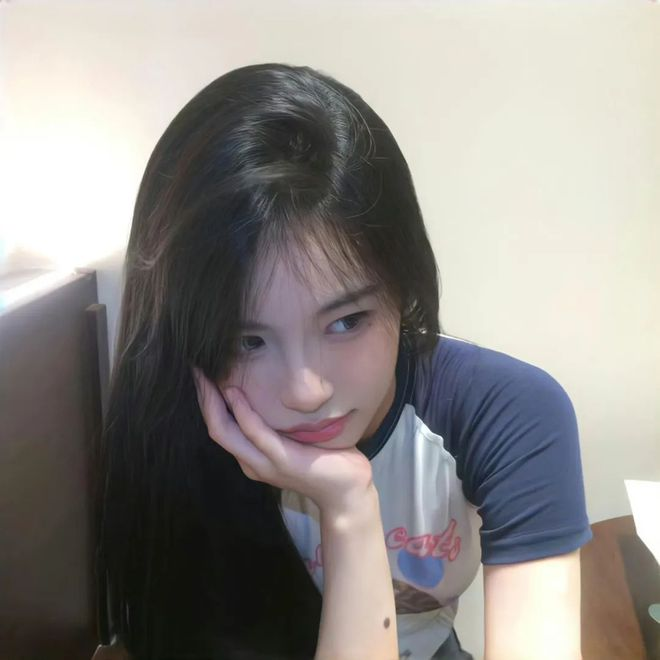
#> input picture 程文金/week03/test_img.jpeg, 660 x 660 px
$ python balanced.py
#> lines starting #> are read from the running program, lines starting #| are printed output that depends on the picture
import cv2
import numpy as np
from matplotlib import pyplot as plt

img_src = cv2.imread("test_img.jpeg")
#> img_src is the input picture: shape (660, 660, 3); mean B, G, R 137.7, 141.2, 144.9
img_gray = cv2.cvtColor(img_src, cv2.COLOR_BGR2GRAY)
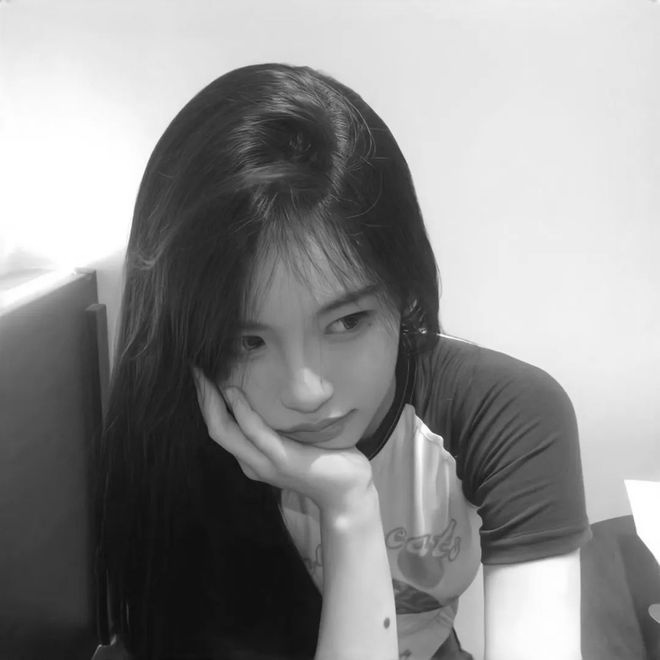
#> img_gray: shape (660, 660); min 10, max 255, mean 141.9
img_des = cv2.equalizeHist(img_gray)
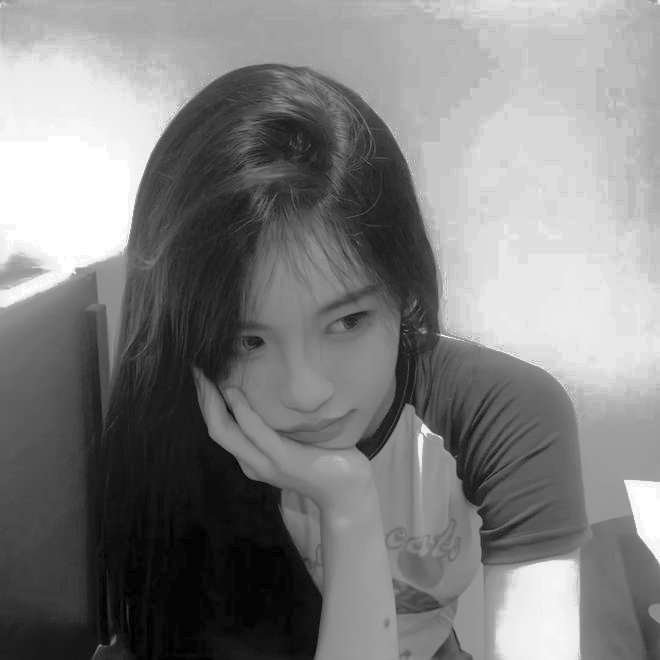
#> img_des: shape (660, 660); min 0, max 255, mean 128.7

# [5 lines of commented-out code are left out]

cv2.imshow("Histogram Equalization", np.hstack([img_gray, img_des]))
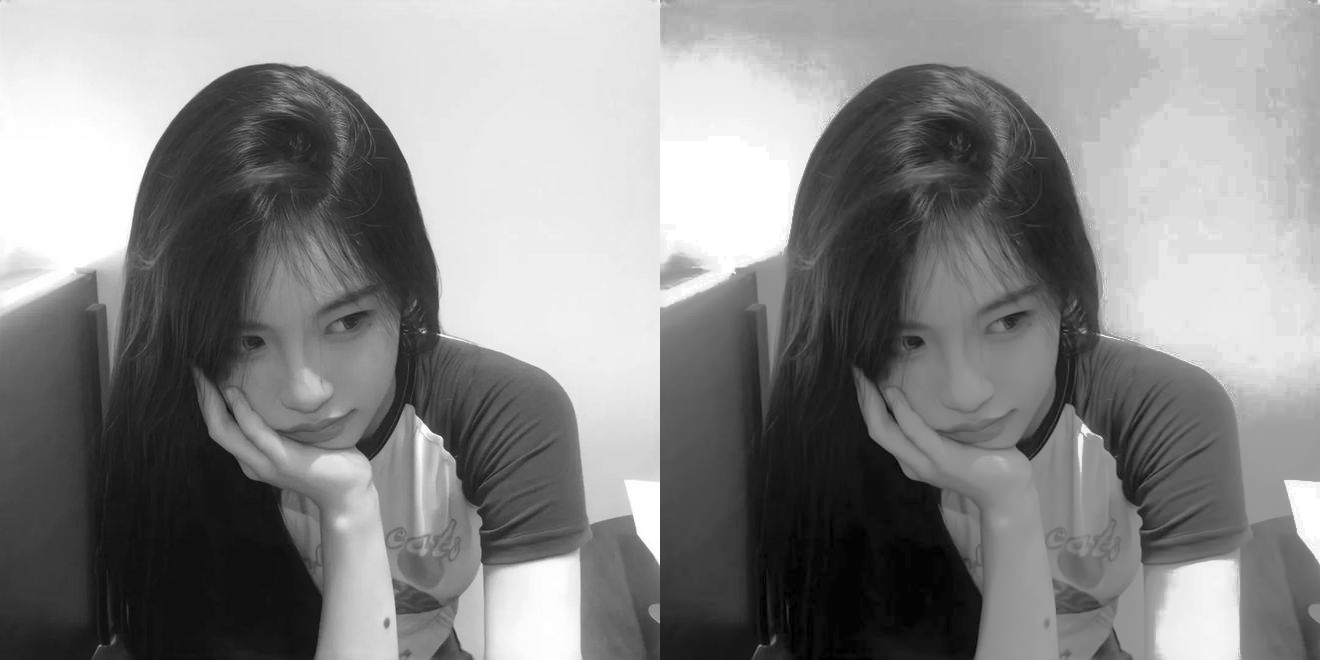
#> window 'Histogram Equalization': shape (660, 1320); min 0, max 255, mean 135.3
cv2.waitKey(0)

# [11 lines of commented-out code are left out]
